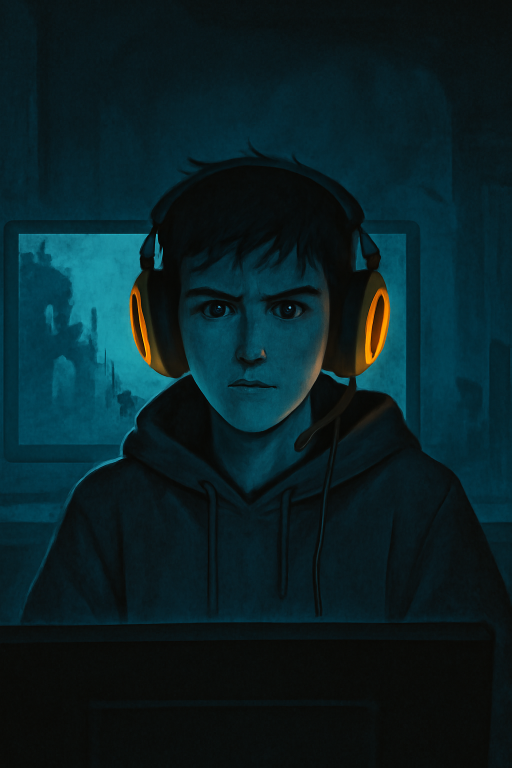
#> input picture horror_stories/src/assets/leo_reference.png, 1024 x 1536 px (shown at 1/2 size); its folder holds only this picture in this run
$ python -i short_editor.py   (imports and definitions only)   (older library calls are emulated)
#> lines starting #> are read from the running program, lines starting #| are printed output that depends on the picture
import math
import os
import random
import textwrap
from pathlib import Path

import numpy as np
from PIL import Image, ImageDraw, ImageFilter, ImageFont

# MoviePy 1.x still references Image.ANTIALIAS, which Pillow 10 removed.
# Keep the renderer compatible with Python 3.12-friendly Pillow wheels.
if not hasattr(Image, "ANTIALIAS"):
    Image.ANTIALIAS = Image.Resampling.LANCZOS

from moviepy.editor import (
    AudioFileClip,
    ColorClip,
    CompositeAudioClip,
    CompositeVideoClip,
    ImageClip,
    VideoClip,
    concatenate_videoclips,
)

FAST_MODE = os.getenv("FAST_MODE", "1") == "1"
CANVAS_SIZE = (540, 960) if FAST_MODE else (1080, 1920)
FPS = 12 if FAST_MODE else 24
DEFAULT_FONT_CANDIDATES = [
    os.getenv("CAPTION_FONT_PATH", ""),
    "C:/Windows/Fonts/arialbd.ttf",
    "/usr/share/fonts/truetype/dejavu/DejaVuSans-Bold.ttf",
    "/usr/share/fonts/truetype/liberation2/LiberationSans-Bold.ttf",
]


# [33 lines left out: functions _load_font, _scene_durations, not called in this run]


def _prepare_vertical_image(image_path):
#> called with image_path = '../assets/leo_reference.png'
    image = Image.open(image_path).convert("RGB")
#> image is the input picture: PIL image 1024x1536 RGB; mean R, G, B 9, 33, 37.9
    canvas_w, canvas_h = CANVAS_SIZE

    blur_radius = 10 if FAST_MODE else 18
    bg = image.copy().resize(CANVAS_SIZE, Image.Resampling.LANCZOS).filter(ImageFilter.GaussianBlur(blur_radius))
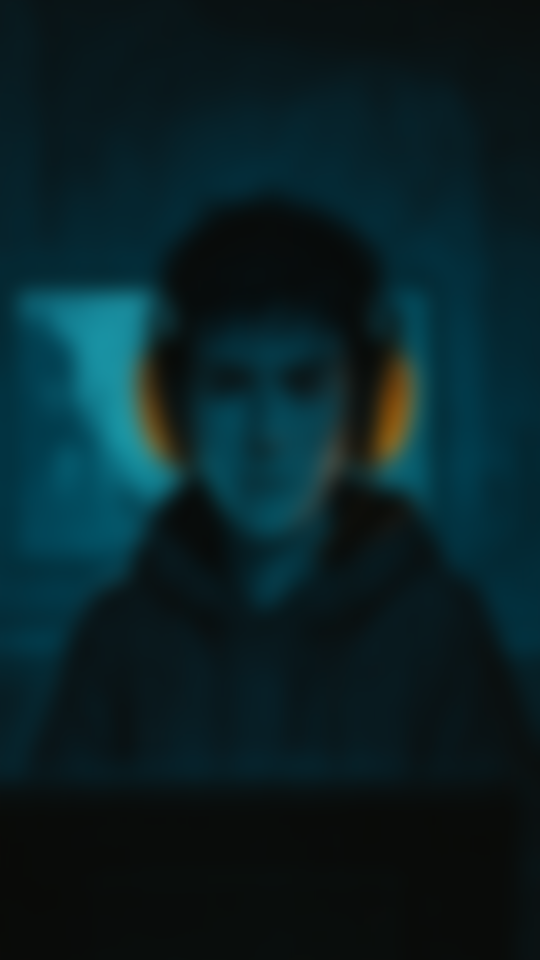
#> bg: PIL image 540x960 RGB; mean R, G, B 9, 33, 37.9
    bg = bg.point(lambda value: int(value * 0.45))
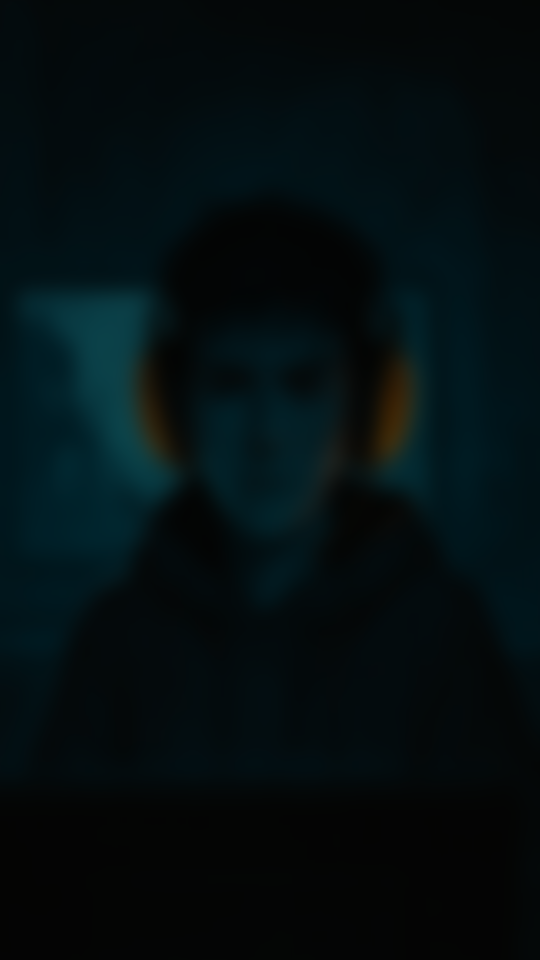
#> bg: PIL image 540x960 RGB; mean R, G, B 3.7, 14.3, 16.6

    fg = image.copy()
    fg.thumbnail((canvas_w, canvas_h), Image.Resampling.LANCZOS)
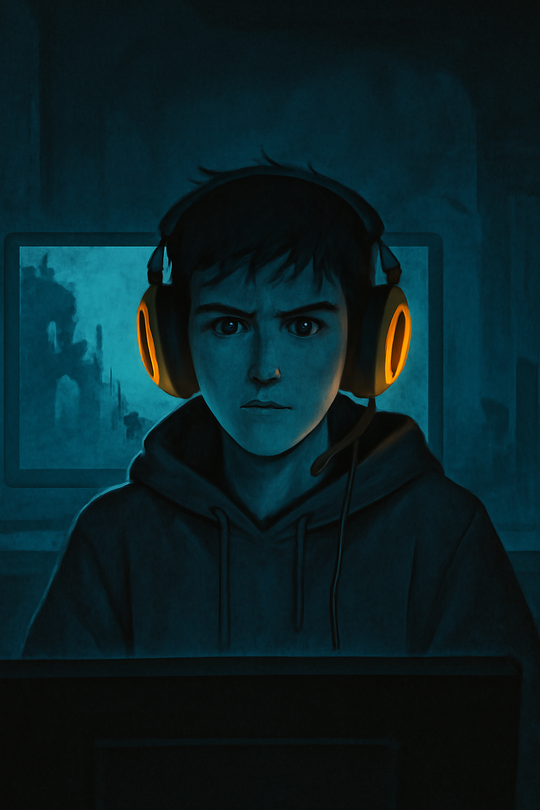
#> fg: PIL image 540x810 RGB; mean R, G, B 9, 33, 37.9

    canvas = bg
    fg_x = (canvas_w - fg.width) // 2
#> fg_x = 0
    fg_y = (canvas_h - fg.height) // 2
#> fg_y = 75
    canvas.paste(fg, (fg_x, fg_y))
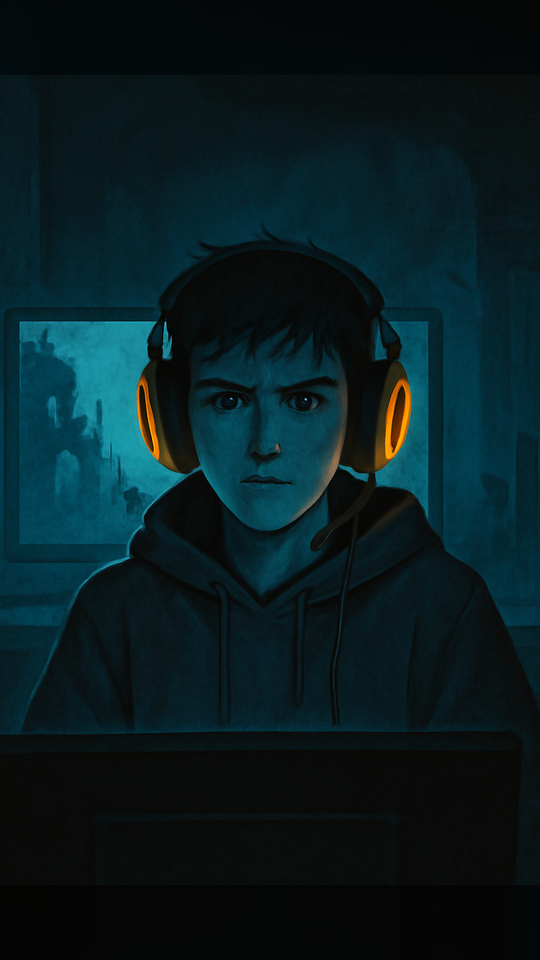
#> canvas: PIL image 540x960 RGB; mean R, G, B 8.2, 28.9, 33.1

    vignette = Image.new("L", CANVAS_SIZE, 0)
#> vignette: PIL image 540x960 L; every value is 0
    draw = ImageDraw.Draw(vignette)
    draw.ellipse((-180, -80, canvas_w + 180, canvas_h + 160), fill=215)
    vignette = vignette.filter(ImageFilter.GaussianBlur(90 if FAST_MODE else 180))
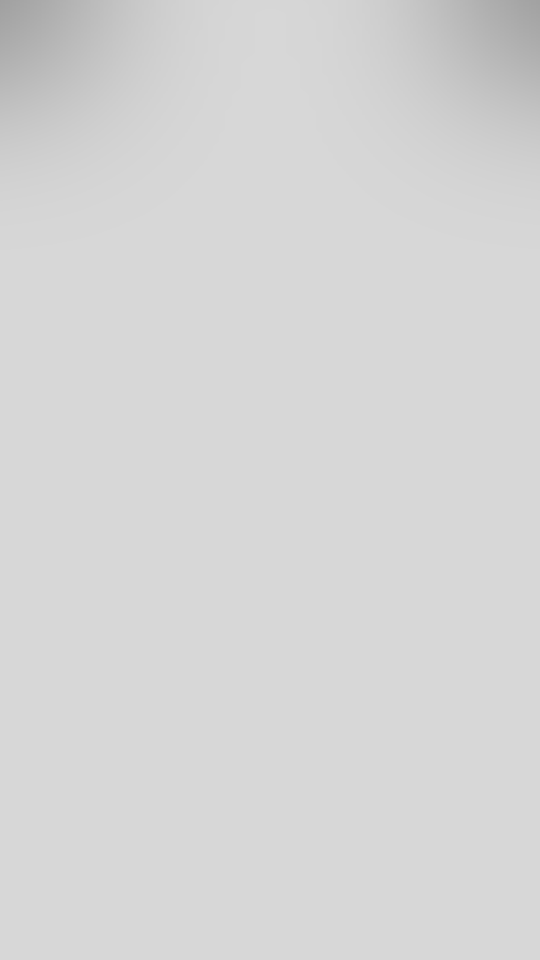
#> vignette: PIL image 540x960 L; min 160, max 215, mean 212.9
    canvas = Image.composite(canvas, Image.new("RGB", CANVAS_SIZE, (8, 8, 12)), vignette)
    return np.array(canvas)


# [307 lines left out: functions _make_motion_clip, _make_particle_clip, _make_gradient_overlay, _make_scanline_overlay, _make_glitch_overlay, _make_scene_overlays and 7 more, not called in this run]

>>> result = _prepare_vertical_image('../assets/leo_reference.png')
